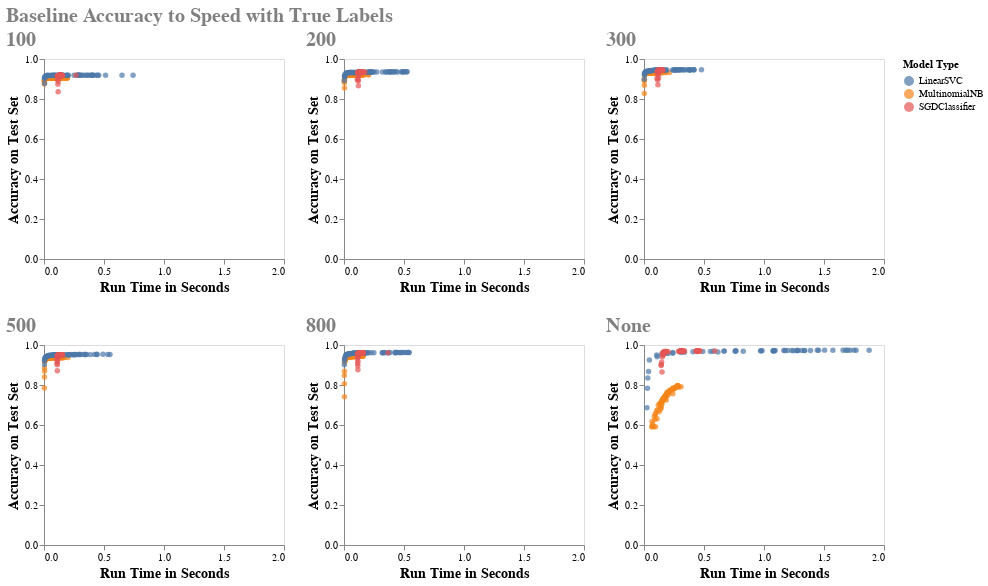

This figure's notebook cell:
### Markdown cell above
### Visualizing Accuracy vs Speed in App for Recommended Texts

### Code cell
chrts = []
chart_upper_limit = 2.
for tmf in tfidf_max_features:
    if tmf is None:
        chrts.append(chart_accuracy_speed_scatter(df_results.loc[df_results['vectorizer_num_features'].isna()], tmf, chart_upper_limit))
    else:
        chrts.append(chart_accuracy_speed_scatter(df_results.loc[df_results['vectorizer_num_features']==tmf], tmf, chart_upper_limit))
row_chrt1 = alt.hconcat(chrts[0] | chrts [1] | chrts [2])
row_chrt2 = alt.hconcat(chrts[3] | chrts [4] | chrts [5])
super_chrt_speed_accuracy = alt.vconcat(row_chrt1, row_chrt2).properties(
    title='Baseline Accuracy to Speed with True Labels'
).configure_title(
    fontSize=20,
    anchor='start',
    color='gray'
)
super_chrt_speed_accuracy.save('super_chrt_speed_accuracy.html')
super_chrt_speed_accuracy

### Figure 1 — Vega-Lite specification as saved in the notebook (floating-point values rounded to 4 significant figures; data arrays with more than 128 entries replaced by an {"elided": "..."} marker saying what was removed)
{"usermeta": {"embedOptions": {"theme": "fivethirtyeight"}}, "config": {"view": {"continuousWidth": 400, "continuousHeight": 300}, "title": {"anchor": "start", "color": "gray", "fontSize": 20}}, "vconcat": [{"hconcat": [{"hconcat": [{"data": {"name": "data-610dcea89a7e0b642febb571ad48f469"}, "mark": "circle", "encoding": {"color": {"type": "nominal", "field": "model_type", "title": "Model Type"}, "tooltip": [{"type": "quantitative", "field": "samples", "format": ",.0f"}, {"type": "quantitative", "field": "test_accuracy", "format": ",.4f"}, {"type": "nominal", "field": "vectorizer_num_features"}, {"type": "quantitative", "field": "run_time", "format": ",.4f"}], "x": {"type": "quantitative", "axis": {"grid": false, "title": "Run Time in Seconds", "titleFontSize": 14}, "field": "run_time", "scale": {"domain": [0.0, 2.0]}}, "y": {"type": "quantitative", "axis": {"grid": false, "title": "Accuracy on Test Set", "titleFontSize": 14}, "field": "test_accuracy", "scale": {"domain": [0.0, 1.0]}}}, "height": 200, "title": "100", "width": 240}, {"data": {"name": "data-e8cd1b70296e65fb8a979b0b89ddcdb4"}, "mark": "circle", "encoding": {"color": {"type": "nominal", "field": "model_type", "title": "Model Type"}, "tooltip": [{"type": "quantitative", "field": "samples", "format": ",.0f"}, {"type": "quantitative", "field": "test_accuracy", "format": ",.4f"}, {"type": "nominal", "field": "vectorizer_num_features"}, {"type": "quantitative", "field": "run_time", "format": ",.4f"}], "x": {"type": "quantitative", "axis": {"grid": false, "title": "Run Time in Seconds", "titleFontSize": 14}, "field": "run_time", "scale": {"domain": [0.0, 2.0]}}, "y": {"type": "quantitative", "axis": {"grid": false, "title": "Accuracy on Test Set", "titleFontSize": 14}, "field": "test_accuracy", "scale": {"domain": [0.0, 1.0]}}}, "height": 200, "title": "200", "width": 240}, {"data": {"name": "data-347fc87f35c01458ae284fcdff4baa2c"}, "mark": "circle", "encoding": {"color": {"type": "nominal", "field": "model_type", "title": "Model Type"}, "tooltip": [{"type": "quantitative", "field": "samples", "format": ",.0f"}, {"type": "quantitative", "field": "test_accuracy", "format": ",.4f"}, {"type": "nominal", "field": "vectorizer_num_features"}, {"type": "quantitative", "field": "run_time", "format": ",.4f"}], "x": {"type": "quantitative", "axis": {"grid": false, "title": "Run Time in Seconds", "titleFontSize": 14}, "field": "run_time", "scale": {"domain": [0.0, 2.0]}}, "y": {"type": "quantitative", "axis": {"grid": false, "title": "Accuracy on Test Set", "titleFontSize": 14}, "field": "test_accuracy", "scale": {"domain": [0.0, 1.0]}}}, "height": 200, "title": "300", "width": 240}]}]}, {"hconcat": [{"hconcat": [{"data": {"name": "data-43faf0a6ec5c0511b015683b90d2a3b2"}, "mark": "circle", "encoding": {"color": {"type": "nominal", "field": "model_type", "title": "Model Type"}, "tooltip": [{"type": "quantitative", "field": "samples", "format": ",.0f"}, {"type": "quantitative", "field": "test_accuracy", "format": ",.4f"}, {"type": "nominal", "field": "vectorizer_num_features"}, {"type": "quantitative", "field": "run_time", "format": ",.4f"}], "x": {"type": "quantitative", "axis": {"grid": false, "title": "Run Time in Seconds", "titleFontSize": 14}, "field": "run_time", "scale": {"domain": [0.0, 2.0]}}, "y": {"type": "quantitative", "axis": {"grid": false, "title": "Accuracy on Test Set", "titleFontSize": 14}, "field": "test_accuracy", "scale": {"domain": [0.0, 1.0]}}}, "height": 200, "title": "500", "width": 240}, {"data": {"name": "data-5f658304cc08067c2a653fe18a9772c0"}, "mark": "circle", "encoding": {"color": {"type": "nominal", "field": "model_type", "title": "Model Type"}, "tooltip": [{"type": "quantitative", "field": "samples", "format": ",.0f"}, {"type": "quantitative", "field": "test_accuracy", "format": ",.4f"}, {"type": "nominal", "field": "vectorizer_num_features"}, {"type": "quantitative", "field": "run_time", "format": ",.4f"}], "x": {"type": "quantitative", "axis": {"grid": false, "title": "Run Time in Seconds", "titleFontSize": 14}, "field": "run_time", "scale": {"domain": [0.0, 2.0]}}, "y": {"type": "quantitative", "axis": {"grid": false, "title": "Accuracy on Test Set", "titleFontSize": 14}, "field": "test_accuracy", "scale": {"domain": [0.0, 1.0]}}}, "height": 200, "title": "800", "width": 240}, {"data": {"name": "data-9e0ee86597861a058b5c1b67d3e9caf4"}, "mark": "circle", "encoding": {"color": {"type": "nominal", "field": "model_type", "title": "Model Type"}, "tooltip": [{"type": "quantitative", "field": "samples", "format": ",.0f"}, {"type": "quantitative", "field": "test_accuracy", "format": ",.4f"}, {"type": "nominal", "field": "vectorizer_num_features"}, {"type": "quantitative", "field": "run_time", "format": ",.4f"}], "x": {"type": "quantitative", "axis": {"grid": false, "title": "Run Time in Seconds", "titleFontSize": 14}, "field": "run_time", "scale": {"domain": [0.0, 2.0]}}, "y": {"type": "quantitative", "axis": {"grid": false, "title": "Accuracy on Test Set", "titleFontSize": 14}, "field": "test_accuracy", "scale": {"domain": [0.0, 1.0]}}}, "height": 200, "title": "None", "width": 240}]}]}], "title": "Baseline Accuracy to Speed with True Labels", "$schema": "https://vega.github.io/schema/vega-lite/v4.8.1.json", "datasets": {"data-610dcea89a7e0b642febb571ad48f469": {"elided": "171 records"}, "data-e8cd1b70296e65fb8a979b0b89ddcdb4": {"elided": "171 records"}, "data-347fc87f35c01458ae284fcdff4baa2c": {"elided": "171 records"}, "data-43faf0a6ec5c0511b015683b90d2a3b2": {"elided": "171 records"}, "data-5f658304cc08067c2a653fe18a9772c0": {"elided": "171 records"}, "data-9e0ee86597861a058b5c1b67d3e9caf4": {"elided": "171 records"}}}
